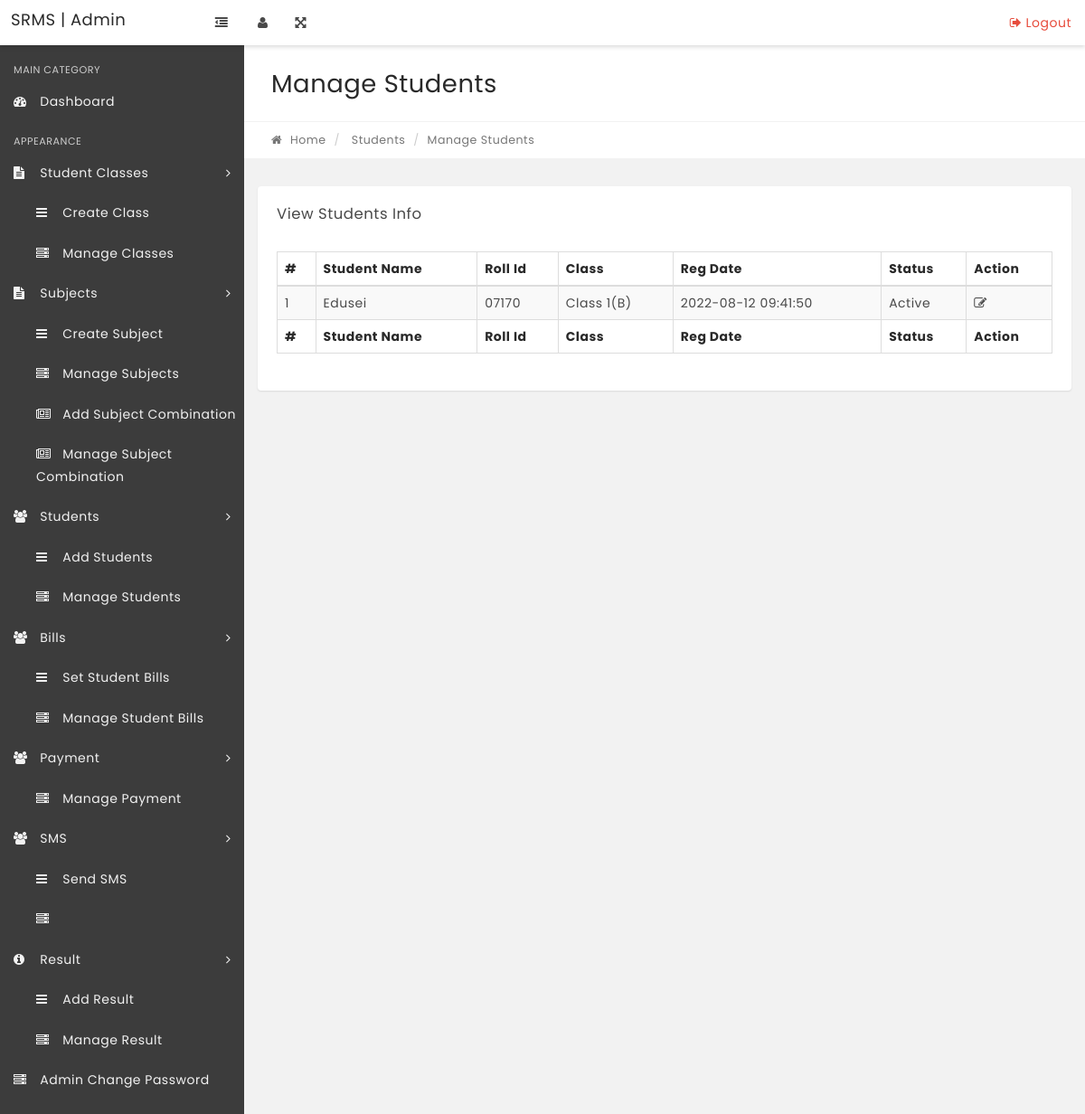
/manage-students.php, run on the app's committed database.
### tables this page shows
CREATE TABLE `tblstudents` (
  `StudentId` int(11) NOT NULL,
  `StudentName` varchar(100) NOT NULL,
  `RollId` varchar(100) NOT NULL,
  `StudentEmail` varchar(100) NOT NULL,
  `Gender` varchar(10) NOT NULL,
  `DOB` varchar(100) NOT NULL,
  `ClassId` int(11) NOT NULL,
  `RegDate` timestamp NOT NULL DEFAULT current_timestamp(),
  `UpdationDate` timestamp NULL DEFAULT NULL ON UPDATE current_timestamp(),
  `Status` int(1) NOT NULL
);

CREATE TABLE `tblclasses` (
  `id` int(11) NOT NULL,
  `ClassName` varchar(80) DEFAULT NULL,
  `ClassNameNumeric` int(4) NOT NULL,
  `Section` varchar(5) NOT NULL,
  `CreationDate` timestamp NOT NULL DEFAULT current_timestamp(),
  `UpdationDate` timestamp NOT NULL DEFAULT '0000-00-00 00:00:00' ON UPDATE current_timestamp()
);

### manage-students.php (the view, shortened to what this page needs)
<?php
include('includes/config.php');
if(strlen($_SESSION['alogin'])=="")
    {
    header("Location: index.php");
    }
    else{
?>
<!DOCTYPE html>
<html lang="en">
    <head>
        <link rel="stylesheet" href="css/bootstrap.min.css" media="screen" >
        <link rel="stylesheet" href="css/font-awesome.min.css" media="screen" >
        <link rel="stylesheet" href="css/animate-css/animate.min.css" media="screen" >
        <link rel="stylesheet" href="css/lobipanel/lobipanel.min.css" media="screen" >
        <link rel="stylesheet" href="css/prism/prism.css" media="screen" >
        <link rel="stylesheet" type="text/css" href="js/DataTables/datatables.min.css"/>
        <link rel="stylesheet" href="css/main.css" media="screen" >
    </head>
    <body class="top-navbar-fixed">
        <div class="main-wrapper">
   <?php include('includes/topbar.php');?>
            <div class="content-wrapper">
                <div class="content-container">
<?php include('includes/leftbar.php');?>
                    <div class="main-page">
                        <div class="container-fluid">
                            <div class="row page-title-div">
                                <div class="col-md-6">
                                    <h2 class="title">Manage Students</h2>
                                </div>
                            </div>
                            <div class="row breadcrumb-div">
                                <div class="col-md-6">
                                    <ul class="breadcrumb">
            							<li><a href="dashboard.php"><i class="fa fa-home"></i> Home</a></li>
                                        <li> Students</li>
            							<li class="active">Manage Students</li>
            						</ul>
                                </div>
                            </div>
                        </div>
                        <section class="section">
                            <div class="container-fluid">
                                <div class="row">
                                    <div class="col-md-12">
                                        <div class="panel">
                                            <div class="panel-heading">
                                                <div class="panel-title">
                                                    <h5>View Students Info</h5>
                                                </div>
                                            </div>
                                            <div class="panel-body p-20">
                                                <table id="example" class="display table table-striped table-bordered" cellspacing="0" width="100%">
                                                    <thead>
                                                        <tr>
                                                            <th>#</th>
                                                            <th>Student Name</th>
                                                            <th>Roll Id</th>
                                                            <th>Class</th>
                                                            <th>Reg Date</th>
                                                            <th>Status</th>
                                                            <th>Action</th>
                                                        </tr>
                                                    </thead>
                                                    <tfoot>
                                                        <tr>
                                                          <th>#</th>
                                                            <th>Student Name</th>
                                                            <th>Roll Id</th>
                                                            <th>Class</th>
                                                            <th>Reg Date</th>
                                                            <th>Status</th>
                                                            <th>Action</th>
                                                        </tr>
                                                    </tfoot>
                                                    <tbody>
<?php $sql = "SELECT tblstudents.StudentName,tblstudents.RollId,tblstudents.RegDate,tblstudents.StudentId,tblstudents.Status,tblclasses.ClassName,tblclasses.Section from tblstudents join tblclasses on tblclasses.id=tblstudents.ClassId";
$query = $dbh->prepare($sql);
$query->execute();
$results=$query->fetchAll(PDO::FETCH_OBJ);
$cnt=1;
if($query->rowCount() > 0)
{
foreach($results as $result)
{   ?>
<tr>
 <td><?php echo htmlentities($cnt);?></td>
                                                            <td><?php echo htmlentities($result->StudentName);?></td>
                                                            <td><?php echo htmlentities($result->RollId);?></td>
                                                            <td><?php echo htmlentities($result->ClassName);?>(<?php echo htmlentities($result->Section);?>)</td>
                                                            <td><?php echo htmlentities($result->RegDate);?></td>
                                                             <td><?php if($result->Status==1){
echo htmlentities('Active');
}
else{
   echo htmlentities('Blocked');
}
                                                                ?></td>
<td>
<a href="edit-student.php?stid=<?php echo htmlentities($result->StudentId);?>"><i class="fa fa-edit" title="Edit Record"></i> </a>
</td>
</tr>
<?php $cnt=$cnt+1;}} ?>
                                                    </tbody>
                                                </table>
                                            </div>
                                        </div>
                                    </div>
                                                </div>
                                            </div>
                                        </div>
                                    </div>
                                </div>
                            </div>
    </body>
</html>
<?php } ?>

### data on the page
tblstudents: StudentName "Edusei", RollId "07170", tblclasses.ClassName "Class 1", tblclasses.Section "B", RegDate "2022-08-12 09:41:50"
